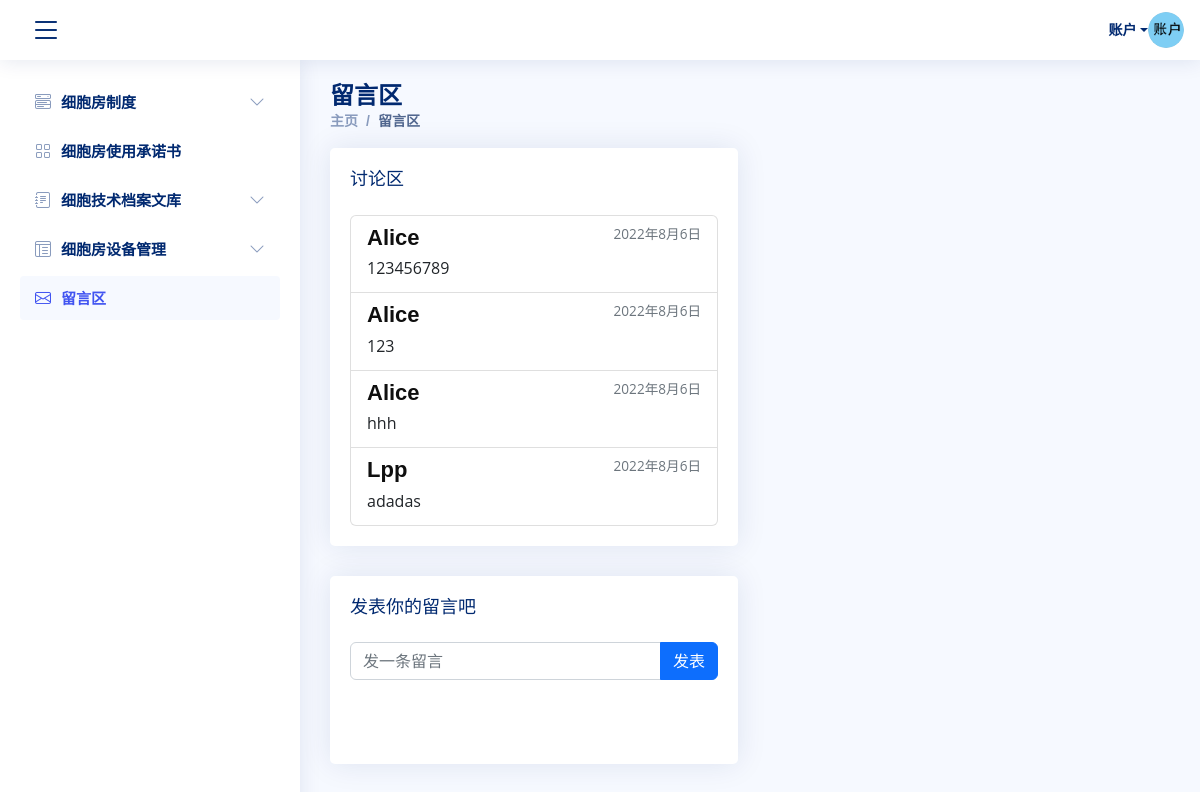
The page /comments/ (signed in) on the database its author committed.
### MainApp/models.py (models this page shows, shortened)
class Comment(models.Model):
    user = models.ForeignKey(User, related_name='comment_user', on_delete=models.CASCADE)
    date = models.DateField('评论日期', auto_now_add=True)
    text = models.CharField('评论内容', max_length=4096)
    class Meta:
        verbose_name = '评论'
        verbose_name_plural = verbose_name
        ordering = ['user', '-date']

class User(models.Model):
    student_id = models.CharField('学号', max_length=32, unique=True)
    name = models.CharField('姓名', max_length=32)
    phone = models.CharField('电话号码', max_length=32, unique=True)
    email = models.EmailField('邮箱', max_length=128, unique=True)
    supervisor = models.CharField('导师', max_length=32)
    password = models.CharField('密码', max_length=128)
    register_time = models.DateTimeField('注册时间', auto_now_add=True)
    class Meta:
        ordering = ["-register_time"]
        verbose_name = "用户"
        verbose_name_plural = verbose_name

### MainApp/views.py (the view, shortened to what this page needs)
# urls.py: path('comments/', views.comments, name='comments'),
def comments(request):
    if request.session.get('is_login', None) is not True:
        return redirect('MainApp:login')
    user_name = request.session.get('user_name')
    comment_list = Comment.objects.all().reverse()
    return render(request, 'comments.html', locals())

### MainApp/templates/comments.html (shortened to what this page needs)
{% load static %}
<!DOCTYPE html>
<html lang="zh">
<head>
    <link href="https://cdn.bootcdn.net/ajax/libs/twitter-bootstrap/5.2.0/css/bootstrap.min.css" rel="stylesheet">
    <link href="{% static 'vendor/bootstrap-icons/bootstrap-icons.css' %}" rel="stylesheet">
    <link href="{% static 'css/style.css' %}" rel="stylesheet">
</head>
<body class>
<header class="header fixed-top d-flex align-items-center">
    <div class="d-flex align-items-center justify-content-between">
        <i class="bi bi-list toggle-sidebar-btn"></i>
    </div>
    <nav class="header-nav ms-auto">
        <ul class="d-flex align-items-center">
            <li class="nav-item dropdown pe-3">
                <a class="nav-link nav-profile d-flex align-items-center pe-0" href="#" data-bs-toggle="dropdown"
                   aria-expanded="false">
                    <span class="d-none d-md-block dropdown-toggle ps-2">账户</span>
                    <img src="{% static 'img/account.png' %}" alt="Profile" class="rounded-circle">
                </a>
            </li>
        </ul>
    </nav>
</header>
<aside class="sidebar" id="sidebar">
    <ul class="sidebar-nav" id="sidebar-nav">
        <li class="nav-item">
            <a class="nav-link collapsed" data-bs-target="#system-nav" data-bs-toggle="collapse" href="#">
                <i class="bi bi-menu-button-wide"></i><span>细胞房制度</span><i class="bi bi-chevron-down ms-auto"></i>
            </a>
        </li>
        <li class="nav-item">
            <a class="nav-link collapsed" href="{% url 'MainApp:commitment' %}">
                <i class="bi bi-grid"></i>
                <span>细胞房使用承诺书</span>
            </a>
        </li>
        <li class="nav-item">
            <a class="nav-link collapsed" data-bs-target="#tech-nav" data-bs-toggle="collapse" href="#">
                <i class="bi bi-journal-text"></i><span>细胞技术档案文库</span><i class="bi bi-chevron-down ms-auto"></i>
            </a>
        </li>
        <li class="nav-item">
            <a class="nav-link collapsed" data-bs-target="#instru-nav" data-bs-toggle="collapse" href="#">
                <i class="bi bi-layout-text-window-reverse"></i><span>细胞房设备管理</span><i
                    class="bi bi-chevron-down ms-auto"></i>
            </a>
        </li>
        <li class="nav-item">
            <a class="nav-link" href="{% url 'MainApp:comments' %}">
                <i class="bi bi-envelope"></i>
                <span>留言区</span>
            </a>
        </li>
    </ul>
</aside>
<main id="main" class="main">
    <div class="pagetitle">
        <h1>留言区</h1>
        <nav>
            <ol class="breadcrumb">
                <li class="breadcrumb-item"><a href="index.html">主页</a></li>
                <li class="breadcrumb-item active">留言区</li>
            </ol>
        </nav>
    </div>
    <section class="section">
        <div class="row">
            <div class="col-lg-6">
                <div class="card">
                    <div class="card-body">
                        <h5 class="card-title">讨论区</h5>
                        <div class="list-group">
                            {% for comment in comment_list %}
                                {% if comment.user.name == user_name %}
                                    <div class="list-group-item list-group-item-action active"
                                         aria-current="true">
                                        <div class="d-flex w-100 justify-content-between">
                                            <h5 class="mb-1">我</h5>
                                            <small>{{ comment.date }}</small>
                                        </div>
                                        <p class="mb-1">{{ comment.text }}</p>
                                    </div>
                                {% else %}
                                    <div class="list-group-item list-group-item-action">
                                        <div class="d-flex w-100 justify-content-between">
                                            <h5 class="mb-1">{{ comment.user.name }}</h5>
                                            <small class="text-muted">{{ comment.date }}</small>
                                        </div>
                                        <p class="mb-1">{{ comment.text }}</p>
                                    </div>
                                {% endif %}
                            {% endfor %}
                        </div>
                    </div>
                </div>
                <div class="card">
                    <div class="card-body">
                        <h5 class="card-title">发表你的留言吧</h5>
                        <form method="post">
                            <div class="row mb-5">
                                <div class="input-group mb-3">
                                    <input type="text" class="form-control" placeholder="发一条留言" aria-label="comment"
                                           aria-describedby="basic-addon1" name="comment">
                                    <button type="submit" class="btn btn-primary">发表</button>
                                </div>
                            </div>
                        </form>
                    </div>
                </div>
            </div>
        </div>
    </section>
</main>
</body>
</html>

### MainApp/static/css/style.css (style rules this page uses)
body { margin: 0; padding: 0; font-family: 'Source Sans Pro', sans-serif; background: #000000 radial-gradient(ellipse at center, rgba(8, 15, 15, 1) 0%, rgba(0, 0, 0, 1) 100%); filter: progid:DXImageTransform.Microsoft.gradient(startColorstr='#080F0F', endColorstr='#000000', GradientType=1); }
html { -ms-overflow-style: scrollbar; }
.alltrans, a, input[type="button"], input[type="submit"], button, table th, table td, .navigation-menu > li > a span:after, .btn, .btn:after, .section-title:after, .service-icon, .owl-dot, .owl-nav > div, .blog-img img, .owl-nav > div:before, .portfolio-box:after, .portfolio-box img, .portfolio-content { -webkit-transition: all 0.4s ease; transition: all 0.4s ease; }
a { color: #e52225; text-decoration: none; }
small, .small { font-size: 85%; }
p { margin: 0 0 20px; }
h1, h2, h3, h4, h5, h6 { line-height: 1.3; margin: 0 0 15px; font-weight: 700; color: #0f0f0f; text-transform: capitalize; font-family: 'Amatic SC', cursive; }
h1, h2 { font-size: 60px; }
h5 { font-size: 22px; margin-bottom: 10px; font-weight: 600; }
:root { --input-padding-x: 1.5rem; --input-padding-y: .75rem; }
:root { scroll-behavior: smooth; }
body { font-family: "Open Sans", sans-serif; background: #f6f9ff; color: #444444; }
a { color: #4154f1; text-decoration: none; }
h1, h2, h3, h4, h5, h6 { font-family: "Nunito", sans-serif; }
#main { margin-top: 60px; padding: 20px 30px; transition: all 0.3s; }
.pagetitle { margin-bottom: 10px; }
.pagetitle h1 { font-size: 24px; margin-bottom: 0; font-weight: 600; color: #012970; }
.card { margin-bottom: 30px; border: none; border-radius: 5px; box-shadow: 0px 0 30px rgba(1, 41, 112, 0.1); }
.card-title { padding: 20px 0 15px 0; font-size: 18px; font-weight: 500; color: #012970; font-family: "Poppins", sans-serif; }
.card-body { padding: 0 20px 20px 20px; }
.breadcrumb { font-size: 14px; font-family: "Nunito", sans-serif; color: #899bbd; font-weight: 600; }
.breadcrumb a { color: #899bbd; transition: 0.3s; }
.breadcrumb .breadcrumb-item::before { color: #899bbd; }
.breadcrumb .active { color: #51678f; font-weight: 600; }
.header { transition: all 0.5s; z-index: 997; height: 60px; box-shadow: 0px 2px 20px rgba(1, 41, 112, 0.1); background-color: #fff; padding-left: 20px; }
.header .toggle-sidebar-btn { font-size: 32px; padding-left: 10px; cursor: pointer; color: #012970; }
.header-nav ul { list-style: none; }
.header-nav > ul { margin: 0; padding: 0; }
.header-nav .nav-profile { color: #012970; }
.header-nav .nav-profile img { max-height: 36px; }
.header-nav .nav-profile span { font-size: 14px; font-weight: 600; }
.sidebar { position: fixed; top: 60px; left: 0; bottom: 0; width: 300px; z-index: 996; transition: all 0.3s; padding: 20px; overflow-y: auto; scrollbar-width: thin; scrollbar-color: #aab7cf transparent; box-shadow: 0px 0px 20px rgba(1, 41, 112, 0.1); background-color: #fff; }
@media (min-width: 1200px) { #main, #footer { margin-left: 300px; } }
.sidebar-nav { padding: 0; margin: 0; list-style: none; }
.sidebar-nav li { padding: 0; margin: 0; list-style: none; }
.sidebar-nav .nav-item { margin-bottom: 5px; }
.sidebar-nav .nav-link { display: flex; align-items: center; font-size: 15px; font-weight: 600; color: #4154f1; transition: 0.3; background: #f6f9ff; padding: 10px 15px; border-radius: 4px; }
.sidebar-nav .nav-link i { font-size: 16px; margin-right: 10px; color: #4154f1; }
.sidebar-nav .nav-link.collapsed { color: #012970; background: #fff; }
.sidebar-nav .nav-link.collapsed i { color: #899bbd; }
.sidebar-nav .nav-link .bi-chevron-down { margin-right: 0; transition: transform 0.2s ease-in-out; }

### rows shown on the page
Comment: user.name "Alice", date "2022年8月6日", text "123456789"
Comment: user.name "Alice", date "2022年8月6日", text "123"
Comment: user.name "Alice", date "2022年8月6日", text "hhh"
Comment: user.name "Lpp", date "2022年8月6日", text "adadas"
